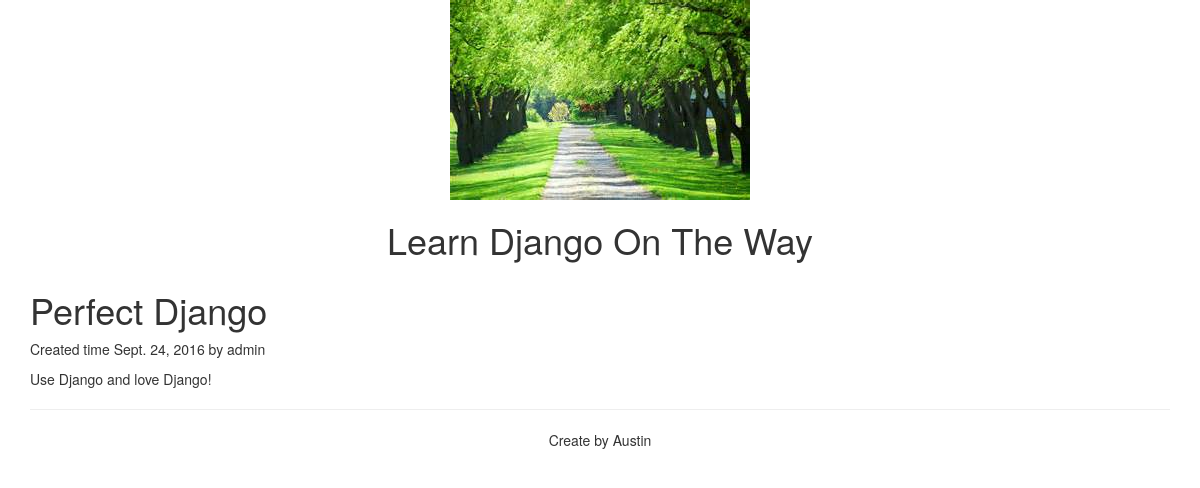
The app's page /articles/12/ with its own data.
### articles/models.py (models this page shows, shortened)
class Article(models.Model):
    user = models.ForeignKey(settings.AUTH_USER_MODEL, related_name='article_created')
    title = models.CharField(max_length=200)
    article = models.TextField(blank=True)
    created_time = models.DateField(auto_now_add=True, db_index=True)
    users_like = models.ManyToManyField(settings.AUTH_USER_MODEL, related_name='article_liked', blank=True)
    class Meta:
        ordering = ("-created_time",)

### articles/views.py (the view)
# urls.py: url(r'^(?P<article_id>\d+)/$', views.article_detail, name='article_detail'),
def article_detail(request, article_id):
	article = get_object_or_404(Article, id=article_id)
	return render(request, 'article/article_detail.html', {"article":article, "article_id":article_id})

### articles/templates/article/article_detail.html (shortened to what this page needs)
{% extends 'article/base.html' %}
{% block content %}
<h1>{{ article.title }}</h1>
<p>Created time {{ article.created_time }} by {{ article.user }}</p>
<div>
  {{ article.article }}
</div>
{% endblock %}

### records on screen
Article: title "Perfect Django", created_time "Sept. 24, 2016", user "admin", article "Use Django and love Django!"
